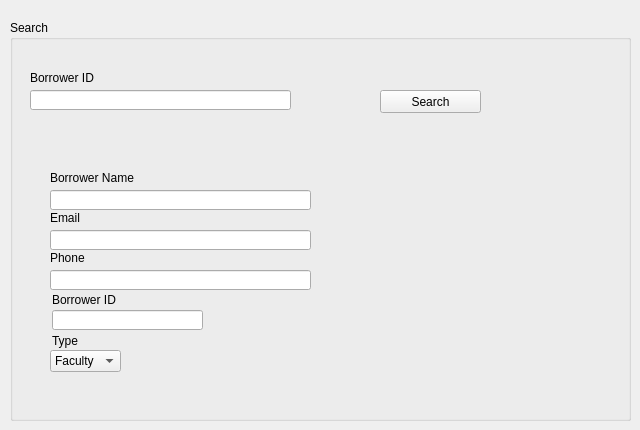
      <widget class="QWidget" name="tab_16">
       <attribute name="title">
        <string>Search Borrower</string>
       </attribute>
       <widget class="QGroupBox" name="groupBox_10">
        <property name="geometry">
         <rect>
          <x>10</x>
          <y>20</y>
          <width>621</width>
          <height>401</height>
         </rect>
        </property>
        <property name="title">
         <string>Search</string>
        </property>
        <widget class="QLineEdit" name="lineEdit_35">
         <property name="geometry">
          <rect>
           <x>42</x>
           <y>290</y>
           <width>151</width>
           <height>20</height>
          </rect>
         </property>
        </widget>
        <widget class="QComboBox" name="comboBox_8">
         <property name="geometry">
          <rect>
           <x>40</x>
           <y>330</y>
           <width>71</width>
           <height>22</height>
          </rect>
         </property>
         <item>
          <property name="text">
           <string>Faculty</string>
          </property>
         </item>
         <item>
          <property name="text">
           <string>Student</string>
          </property>
         </item>
        </widget>
        <widget class="QLineEdit" name="lineEdit_37">
         <property name="geometry">
          <rect>
           <x>40</x>
           <y>170</y>
           <width>261</width>
           <height>20</height>
          </rect>
         </property>
        </widget>
        <widget class="QLabel" name="label_48">
         <property name="geometry">
          <rect>
           <x>42</x>
           <y>270</y>
           <width>71</width>
           <height>20</height>
          </rect>
         </property>
         <property name="text">
          <string>Borrower ID</string>
         </property>
        </widget>
        <widget class="QLineEdit" name="lineEdit_34">
         <property name="geometry">
          <rect>
           <x>40</x>
           <y>210</y>
           <width>261</width>
           <height>20</height>
          </rect>
         </property>
         <property name="echoMode">
          <enum>QLineEdit::Password</enum>
         </property>
        </widget>
        <widget class="QLabel" name="label_44">
         <property name="geometry">
          <rect>
           <x>40</x>
           <y>230</y>
           <width>51</width>
           <height>16</height>
          </rect>
         </property>
         <property name="text">
          <string>Phone</string>
         </property>
        </widget>
        <widget class="QLabel" name="label_45">
         <property name="geometry">
          <rect>
           <x>40</x>
           <y>190</y>
           <width>41</width>
           <height>16</height>
          </rect>
         </property>
         <property name="text">
          <string>Email</string>
         </property>
        </widget>
        <widget class="QLabel" name="label_46">
         <property name="geometry">
          <rect>
           <x>40</x>
           <y>150</y>
           <width>91</width>
           <height>16</height>
          </rect>
         </property>
         <property name="text">
          <string>Borrower Name</string>
         </property>
        </widget>
        <widget class="QLabel" name="label_47">
         <property name="geometry">
          <rect>
           <x>42</x>
           <y>310</y>
           <width>31</width>
           <height>21</height>
          </rect>
         </property>
         <property name="text">
          <string>Type</string>
         </property>
        </widget>
        <widget class="QLineEdit" name="lineEdit_36">
         <property name="geometry">
          <rect>
           <x>40</x>
           <y>250</y>
           <width>261</width>
           <height>20</height>
          </rect>
         </property>
         <property name="echoMode">
          <enum>QLineEdit::Password</enum>
         </property>
        </widget>
        <widget class="QLineEdit" name="lineEdit_41">
         <property name="geometry">
          <rect>
           <x>20</x>
           <y>70</y>
           <width>261</width>
           <height>20</height>
          </rect>
         </property>
        </widget>
        <widget class="QPushButton" name="pushButton_26">
         <property name="geometry">
          <rect>
           <x>370</x>
           <y>70</y>
           <width>101</width>
           <height>23</height>
          </rect>
         </property>
         <property name="text">
          <string>Search</string>
         </property>
        </widget>
        <widget class="QLabel" name="label_51">
         <property name="geometry">
          <rect>
           <x>20</x>
           <y>50</y>
           <width>91</width>
           <height>16</height>
          </rect>
         </property>
         <property name="text">
          <string>Borrower ID</string>
         </property>
        </widget>
       </widget>
      </widget>
